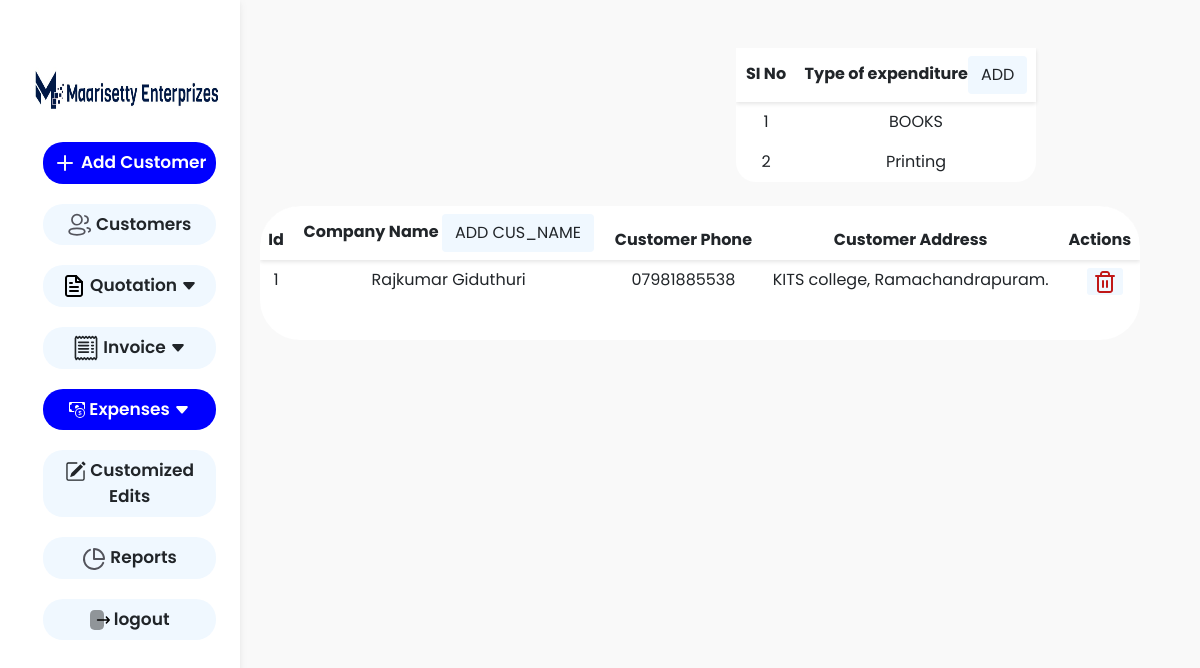
The app's page /exp_customized_edits.php (signed in) with its own data.
### tables this page shows
CREATE TABLE `exp_type` (
  `id` int(11) NOT NULL,
  `name` varchar(255) NOT NULL
);

CREATE TABLE `exp_name` (
  `id` int(11) NOT NULL,
  `name` varchar(255) NOT NULL,
  `address` varchar(255) NOT NULL,
  `phone` varchar(150) NOT NULL
);

### exp_customized_edits.php (the view, shortened to what this page needs)
<!DOCTYPE html>
<html lang="en">
<head>
    <link href="https://cdn.jsdelivr.net/npm/bootstrap@5.0.2/dist/css/bootstrap.min.css" rel="stylesheet">
    <link rel="stylesheet" href="img/style.css">
    <link rel="stylesheet" href="img/stylemi.css">
</head>
<body>
    <div class="container-fluid">
        <div class="row">
            <section class="col-lg-2">
                <nav id="sidebarMenu" class="  collapse d-lg-block sidebar collapse bg-white">
                    <div class="container-fluid">
                        <a class="navbar-brand" href="#" id="change_password"><img src="img/me_log.jpg" alt="" height="60px" width="200px"></a>
                        <div class=" navbar-collapse  " id="navbarNav">
                            <ul class="navbar-nav " style="margin-left: 10%; text-align: center;">
                                <li class=" ">
                                    <a href="#" class="nav-link  nav-links active-link mt-4" id="add_customer_details"><svg xmlns="http://www.w3.org/2000/svg" width="24" height="24" viewBox="0 0 24 24" fill="none">
                                            <path d="M12 5V19" stroke="#F4F5FA" stroke-width="2" stroke-linecap="round" stroke-linejoin="round" />
                                            <path d="M5 12H19" stroke="#F4F5FA" stroke-width="2" stroke-linecap="round" stroke-linejoin="round" />
                                        </svg> Add Customer</a>
                                </li>
                                <li class="nav-item ">
                                    <a class="nav-link text-dark nav-links" href="viewcustomers.php"> Customers</a>
                                </li>
                                <li class="dropdown nav-item ">
                                    <a class="nav-link text-dark nav-links" href="#"> Quotation <svg xmlns="http://www.w3.org/2000/svg" width="16" height="16" fill="currentColor" class="bi bi-caret-down-fill" viewBox="0 0 16 16">
                                            <path d="M7.247 11.14 2.451 5.658C1.885 5.013 2.345 4 3.204 4h9.592a1 1 0 0 1 .753 1.659l-4.796 5.48a1 1 0 0 1-1.506 0z" />
                                        </svg></a>
                                </li>
                                <li class="dropdown nav-item ">
                                    <a class="nav-link text-dark  nav-links " href="#"> Invoice <svg xmlns="http://www.w3.org/2000/svg" width="16" height="16" fill="currentColor" class="bi bi-caret-down-fill" viewBox="0 0 16 16">
                                            <path d="M7.247 11.14 2.451 5.658C1.885 5.013 2.345 4 3.204 4h9.592a1 1 0 0 1 .753 1.659l-4.796 5.48a1 1 0 0 1-1.506 0z" />
                                        </svg></a>
                                </li>
                                <li class="dropdown nav-item ">
                                    <a class="nav-link  nav-links active-link" href="expenditures.php"> Expenses <svg xmlns="http://www.w3.org/2000/svg" width="16" height="16" fill="currentColor" class="bi bi-caret-down-fill" viewBox="0 0 16 16">
                                            <path d="M7.247 11.14 2.451 5.658C1.885 5.013 2.345 4 3.204 4h9.592a1 1 0 0 1 .753 1.659l-4.796 5.48a1 1 0 0 1-1.506 0z" />
                                        </svg></a>
                                </li>
                                <li class="nav-item ">
                                    <a class="nav-link text-dark nav-links" href="customized_edits.php"> Customized Edits</a>
                                </li>
                                <li class="nav-item ">
                                    <a class="nav-link text-dark nav-links" href="report.php"> Reports</a>
                                </li>
                                <li class="nav-item ">
                                    <a class="nav-link text-dark nav-links " href="logout.php"> logout</a>
                                </li>
                            </ul>
                        </div>
                    </div>
                </nav>
            </section>
            <section class="col-lg-10">
                <div class="container">
                    <div class="row ">
                        <div class="col-6  mt-5">
                        </div>
                        <div class="col-6  mt-5 " ">
                            <div class=" container add_gst " >
                                <div class=" table-responsive">
                            <table class="table  viewinvoicetable" style="width: 300px; overflow-y: auto;">
                                <thead style="  background-color: white;" class="table-head">
                                    <th style=" width: 60px;" class="pb-3">SI No</th>
                                    <th>Type of expenditure<a href="#" class="btn service-btn" id="exp_type_modal">ADD</a></th>
                                </thead>
                                <tbody>
                                    <?php
                                    require_once('bhavidb.php');
                                    $sql = "SELECT * FROM `exp_type`";
                                    $res = $conn->query($sql);
                                    if ($res === false) {
                                    } else {
                                        while ($row = mysqli_fetch_assoc($res)) {
                                            echo "<tr style='border:none;'>";
                                            echo "<td  style='border:none;'>" . $row['id'] . "</td>";
                                            echo "<td  style='border:none;'>" . $row['name'] . "</td>";
                                            echo "</tr>";
                                        }
                                    }
                                    ?>
                                </tbody>
                            </table>
                        </div>
                    </div>
                </div>
        </div>
    </div>
    <div class="container">
        <div class="container mt-2">
            <div class="table-responsive" style="max-height: 500px; overflow-y: auto; border-radius: 40px; background-color: white;">
                <table class="table viewinvoicetable pb-5" style="border-collapse: collapse; border: none; border-radius: 40px;">
                    <thead style="position: sticky; top: 0; z-index: 1; background-color: #f2f2f2;">
                        <tr style="background-color: #ffffff;" class="pb-2">
                            <th>Id</th>
                            <th>Company Name <a href="#" class="btn service-btn" id="add_exp_customer">ADD CUS_NAME</a></th>
                            <th>Customer Phone</th>
                            <th>Customer Address</th>
                            <th>Actions</th>
                        </tr>
                    </thead>
                    <tbody id="product_tbody" class="viewinvoicetable" style="border: hidden;">
                        <?php
                        require_once('bhavidb.php');
                        $sql2 = "SELECT * FROM exp_name";
                        $res2 = $conn->query($sql2);
                        while ($row2 = mysqli_fetch_assoc($res2)) {
                            echo "<tr style='border: hidden;'>";
                            echo "<td style='border: hidden;'>" . $row2['id'] . "</td>";
                            echo "<td style='border: hidden;'>" . $row2['name'] . "</td>";
                            echo "<td style='border: hidden;'>" . $row2['phone'] . "</td>";
                            echo "<td style='border: hidden;'>" . $row2['address'] . "</td>";
                            echo "<td>
                        <div class='btn-group'>
                            <br><br>
                            <span style='margin-left: 10px;'></span>
                            <a href=\"delete_exp.php?id={$row2['id']}\" onClick=\"return confirm('Are you sure you want to delete?')\">
                                <button class=\"delete-button-cus\">
                                    <svg xmlns='http://www.w3.org/2000/svg' width='24' height='24' viewBox='0 0 24 24' fill='none'>
                                        <path d='M3 6H5H21' stroke='#C01818' stroke-width='2' stroke-linecap='round' stroke-linejoin='round'/>
                                        <path d='M19 6V20C19 20.5304 18.7893 21.0391 18.4142 21.4142C18.0391 21.7893 17.5304 22 17 22H7C6.46957 22 5.96086 21.7893 5.58579 21.4142C5.21071 21.0391 5 20.5304 5 20V6M8 6V4C8 3.46957 8.21071 2.96086 8.58579 2.58579C8.96086 2.21071 9.46957 2 10 2H14C14.5304 2 15.0391 2.21071 15.4142 2.58579C15.7893 2.96086 16 3.46957 16 4V6' stroke='#C01818' stroke-width='2' stroke-linecap='round' stroke-linejoin='round'/>
                                        <path d='M10 11V17' stroke='#C01818' stroke-width='2' stroke-linecap='round' stroke-linejoin='round'/>
                                        <path d='M14 11V17' stroke='#C01818' stroke-width='2' stroke-linecap='round' stroke-linejoin='round'/>
                                    </svg>
                                </button>
                            </a>
                        </div>
                    </td>";
                            echo "</tr>";
                        }
                        ?>
                    </tbody>
                </table>
            </div>
        </div>
    </div>
    </section>
    </div>
    </div>
    <?php include('changepass-modal.php'); ?>
</body>
</html>

### img/stylemi.css (style rules this page uses)
* { font-family: 'Poppins', sans-serif; }
.navbar-nav { color: black; font-family: 'Poppins', sans-serif; font-weight: 600; font-size: 17px; }
table { border-collapse: collapse; width: 100%; }
th, td { border: 1px solid black; padding: 8px; text-align: left; }
th { background-color: #f2f2f2; }
.viewinvoicetable { justify-content: center; }
.viewinvoicetable th { text-align: center; border: none; }
.viewinvoicetable td { text-align: center; }
.add_gst { justify-content: end; }
.delete-button-cus { background-color: aliceblue; color: white; border-radius: 3px; border: none; }
.dropdown { position: relative; display: inline-block; }
.sidebar { position: fixed; top: 0; bottom: 0; left: 0; padding: 58px 0 0; box-shadow: 0 2px 5px 0 rgb(0 0 0 / 5%), 0 2px 10px 0 rgb(0 0 0 / 5%); width: 240px; z-index: 600; }
.nav-links { background-color: aliceblue; border-radius: 20px; }
.active-link { background-color: blue; color: white; }
body { background-color: #f9f9f9; }
.nav-item { padding-top: 20px; }

### exp_customized_edits.php (style rules this page uses)
.table.viewinvoicetable thead { position: sticky; top: 0; z-index: 1; background-color: #f2f2f2; box-shadow: 0 2px 4px rgba(0, 0, 0, 0.1); }
table { background-color: white; border-radius: 20px; }
.service-btn { background-color: #f0f8ff; }
.nav-item { padding-top: 20px; }

### records on screen
exp_type: id "1", name "BOOKS"
exp_type: id "2", name "Printing"
exp_name: id "1", name "Rajkumar Giduthuri", phone "07981885538", address "KITS college, Ramachandrapuram."
